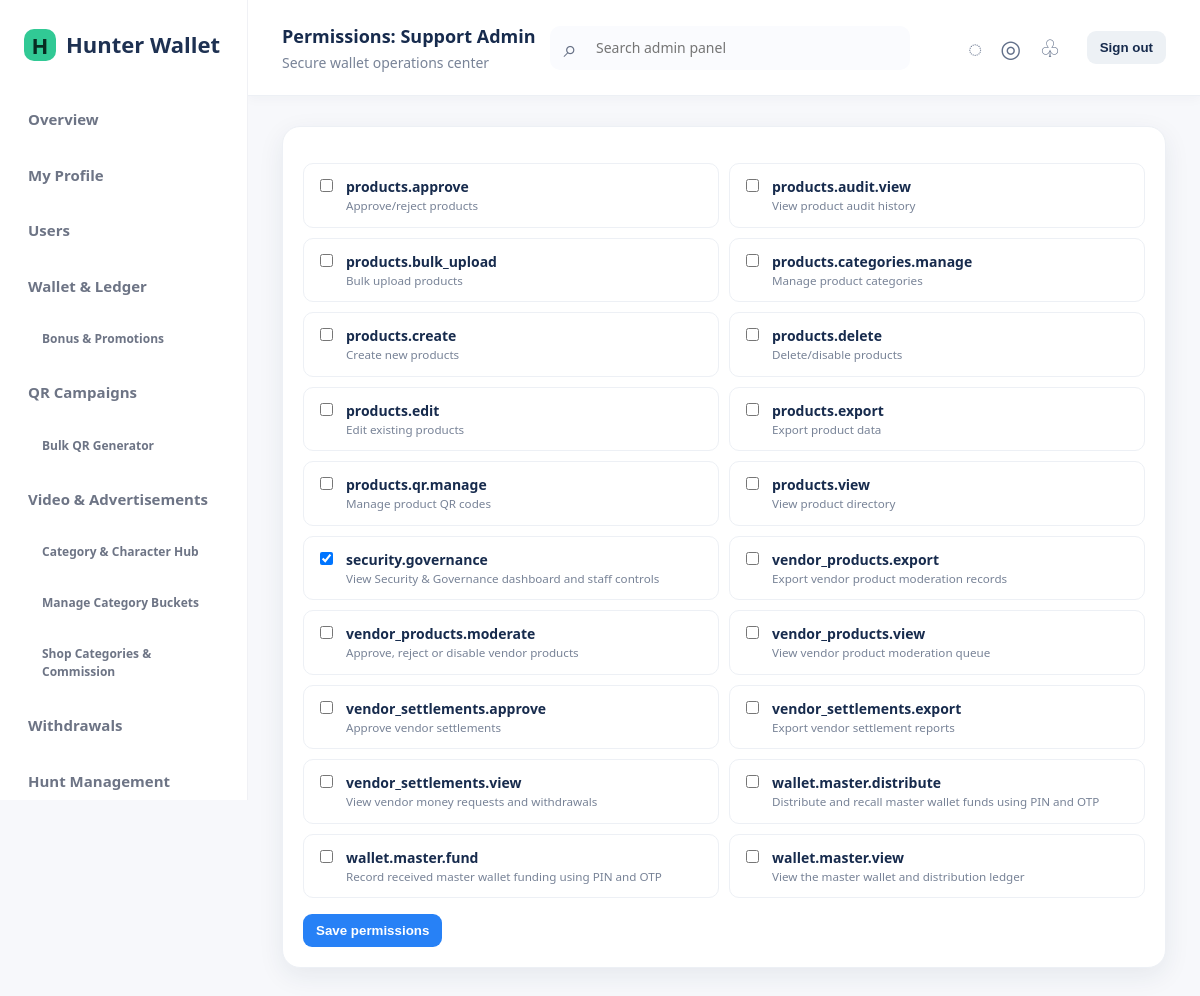
The app's page /admin/admins/permissions.php?role_id=3 (signed in) with its own data.
### tables this page shows
CREATE TABLE admin_permissions (id INT UNSIGNED AUTO_INCREMENT PRIMARY KEY, code VARCHAR(100) NOT NULL UNIQUE, description VARCHAR(255) NULL);

CREATE TABLE admin_roles (id INT UNSIGNED AUTO_INCREMENT PRIMARY KEY, name VARCHAR(80) NOT NULL UNIQUE, created_at DATETIME NOT NULL DEFAULT CURRENT_TIMESTAMP);

### config/database.php (called while the page is built, shortened)
<?php
function db(): PDO
{
    static $pdo;
    if ($pdo instanceof PDO) return $pdo;
    $dsn = sprintf('mysql:host=%s;port=%s;dbname=%s;charset=utf8mb4', env('DB_HOST', '127.0.0.1'), env('DB_PORT', '3306'), env('DB_NAME', 'hunter_wallet'));
    $pdo = new PDO($dsn, (string) env('DB_USER', 'root'), (string) env('DB_PASS', ''), [
        PDO::ATTR_ERRMODE => PDO::ERRMODE_EXCEPTION,
        PDO::ATTR_DEFAULT_FETCH_MODE => PDO::FETCH_ASSOC,
        PDO::ATTR_EMULATE_PREPARES => false,
    ]);
    return $pdo;
}

### includes/functions.php (called while the page is built, shortened)
<?php
function e(mixed $value): string { return htmlspecialchars((string) $value, ENT_QUOTES | ENT_SUBSTITUTE, 'UTF-8'); }

### includes/auth.php (called while the page is built, shortened)
<?php
function admin(): ?array
{
    static $cached = false;
    if ($cached !== false) return $cached;
    $stmt = db()->prepare('SELECT a.*, r.name role_name FROM admins a JOIN admin_roles r ON r.id=a.role_id WHERE a.id=? AND a.status="ACTIVE"');
    $stmt->execute([(int) $_SESSION['admin_id']]);
    return $cached = ($stmt->fetch() ?: null);
}
function require_admin(): void { if (!admin()) { flash('error', 'Please sign in.'); redirect('/admin/login.php'); } }

### includes/permissions.php (called while the page is built, shortened)
<?php
function permissions(): array
{
    static $items;
    if ($items !== null) return $items;
    $current = admin(); if (!$current) return $items = [];
    if ($current['role_name'] === 'Super Admin') return $items = ['*'];
    $stmt = db()->prepare('SELECT p.code FROM admin_permissions p JOIN admin_role_permissions rp ON rp.permission_id=p.id WHERE rp.role_id=?');
    $stmt->execute([$current['role_id']]); return $items = array_column($stmt->fetchAll(), 'code');
}
function can(string $permission): bool { $all = permissions(); return in_array('*', $all, true) || in_array($permission, $all, true); }
function require_permission(string $permission): void { require_admin(); if (!can($permission)) { http_response_code(403); exit('Forbidden'); } }

### admin/admins/permissions.php (the view)
<?php declare(strict_types=1);require dirname(__DIR__,2).'/includes/bootstrap.php';require_permission('admins.edit');$roleId=filter_var(input('role_id'),FILTER_VALIDATE_INT);if(!$roleId){http_response_code(404);exit('Not found');}$stmt=db()->prepare('SELECT * FROM admin_roles WHERE id=?');$stmt->execute([$roleId]);$role=$stmt->fetch();if(!$role){http_response_code(404);exit('Not found');}$permissions=db()->query('SELECT * FROM admin_permissions ORDER BY code')->fetchAll();if(is_post()){verify_csrf();if($role['name']==='Super Admin'){flash('error','Super Admin always has complete access.');}else{$chosen=array_map('intval',(array)($_POST['permissions']??[]));$valid=array_map('intval',array_column($permissions,'id'));$chosen=array_values(array_intersect($chosen,$valid));$pdo=db();$pdo->beginTransaction();try{$old=$pdo->prepare('SELECT permission_id FROM admin_role_permissions WHERE role_id=?');$old->execute([$roleId]);$before=array_map('intval',array_column($old->fetchAll(),'permission_id'));$pdo->prepare('DELETE FROM admin_role_permissions WHERE role_id=?')->execute([$roleId]);$insert=$pdo->prepare('INSERT INTO admin_role_permissions(role_id,permission_id) VALUES(?,?)');foreach($chosen as $permissionId)$insert->execute([$roleId,$permissionId]);audit_log((int)admin()['id'],'ROLE_PERMISSIONS_UPDATED','admins',(string)$roleId,$before,$chosen);$pdo->commit();flash('success','Role permissions updated.');}catch(Throwable $e){if($pdo->inTransaction())$pdo->rollBack();flash('error','Could not update permissions.');}}redirect('/admin/admins/permissions.php?role_id='.$roleId);}$currentStmt=db()->prepare('SELECT permission_id FROM admin_role_permissions WHERE role_id=?');$currentStmt->execute([$roleId]);$current=array_map('intval',array_column($currentStmt->fetchAll(),'permission_id'));$pageTitle='Permissions: '.$role['name'];require APP_ROOT.'/includes/header.php';?>
<section class="panel"><form method="post"><?=csrf_field()?><div class="permission-grid"><?php foreach($permissions as $p):?><label class="check-card"><input type="checkbox" name="permissions[]" value="<?=e($p['id'])?>" <?=in_array((int)$p['id'],$current,true)?'checked':''?> <?=$role['name']==='Super Admin'?'disabled':''?>><span><strong><?=e($p['code'])?></strong><small><?=e($p['description'])?></small></span></label><?php endforeach?></div><?php if($role['name']!=='Super Admin'):?><button class="btn">Save permissions</button><?php endif?></form></section><?php require APP_ROOT.'/includes/footer.php';

### assets/css/style.css (style rules this page uses)
:root { --navy:#12263f;--ink:#182534;--muted:#6c7b8a;--line:#e5eaf0;--bg:#f5f7fa;--green:#0d9f6e;--red:#d13c4d;--amber:#d78909;--blue:#2764d9;--white:#fff;--radius:14px;--shadow:0 8px 24px rgba(18,38,63,.07) }
* { box-sizing:border-box }
body { margin:0;background:var(--bg);color:var(--ink);font:14px/1.5 system-ui,-apple-system,BlinkMacSystemFont,"Segoe UI",sans-serif }
.card,.panel { background:white;border:1px solid var(--line);border-radius:var(--radius);box-shadow:var(--shadow) }
.panel { padding:20px;margin-bottom:20px }
.btn { appearance:none;border:0;border-radius:9px;background:var(--blue);color:white;padding:9px 13px;font-weight:700;cursor:pointer;display:inline-block }
input,select,textarea { font:inherit;border:1px solid #ccd5df;border-radius:9px;padding:10px 11px;background:white;min-height:40px }
.permission-grid { display:grid;grid-template-columns:repeat(2,minmax(0,1fr));gap:10px;margin:16px 0 }
.check-card { display:flex;gap:10px;align-items:flex-start;border:1px solid var(--line);border-radius:10px;padding:12px }
.check-card input { min-height:auto }
.check-card small { display:block;color:var(--muted) }
:root { --navy:#fff;--ink:#172b4d;--muted:#788397;--line:#edf0f5;--bg:#f7f8fb;--blue:#2781f6;--radius:18px;--shadow:0 8px 26px rgba(31,48,75,.08) }
.panel,.card { border-radius:18px;box-shadow:0 8px 26px rgba(31,48,75,.08) }

### records on screen
admin_permissions: code "products.approve", description "Approve/reject products"
admin_permissions: code "products.audit.view", description "View product audit history"
admin_permissions: code "products.bulk_upload", description "Bulk upload products"
admin_permissions: code "products.categories.manage", description "Manage product categories"
admin_permissions: code "products.create", description "Create new products"
admin_permissions: code "products.delete", description "Delete/disable products"
admin_permissions: code "products.edit", description "Edit existing products"
admin_permissions: code "products.export", description "Export product data"
admin_permissions: code "products.qr.manage", description "Manage product QR codes"
admin_permissions: code "products.view", description "View product directory"
admin_permissions: id.name "☑", code "security.governance", description "View Security & Governance dashboard and staff controls"
admin_permissions: code "vendor_products.export", description "Export vendor product moderation records"
admin_permissions: code "vendor_products.moderate", description "Approve, reject or disable vendor products"
admin_permissions: code "vendor_products.view", description "View vendor product moderation queue"
admin_permissions: code "vendor_settlements.approve", description "Approve vendor settlements"
admin_permissions: code "vendor_settlements.export", description "Export vendor settlement reports"
admin_permissions: code "vendor_settlements.view", description "View vendor money requests and withdrawals"
admin_permissions: code "wallet.master.distribute", description "Distribute and recall master wallet funds using PIN and OTP"
admin_permissions: code "wallet.master.fund", description "Record received master wallet funding using PIN and OTP"
admin_permissions: code "wallet.master.view", description "View the master wallet and distribution ledger"

### other values on screen
$brandName "Hunter Wallet"
$pageTitle "Permissions: Support Admin"
$pageSubtitle "Secure wallet operations center"
